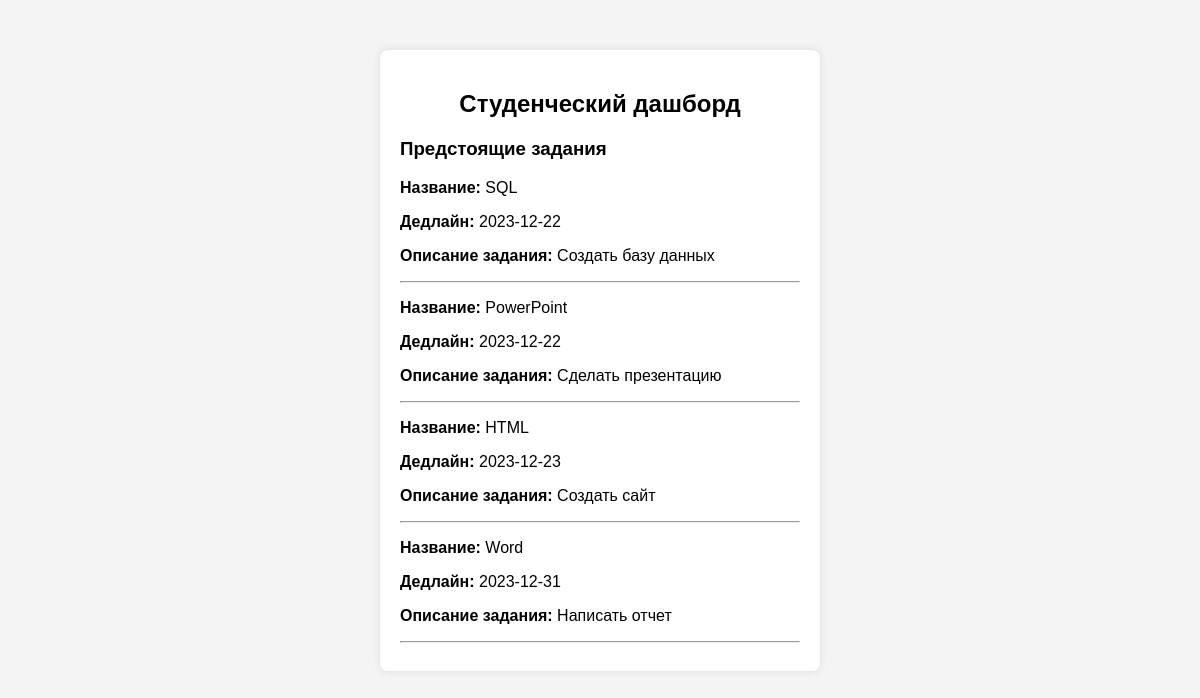
/Student_Dash.php, run on the app's committed database.
### tables this page shows
CREATE TABLE `assignments` (
  `id` int NOT NULL,
  `title` varchar(100) NOT NULL,
  `deadline` date NOT NULL,
  `description` text NOT NULL
);

### Student_Dash.php (the view, shortened to what this page needs)
<?php
include("./includes/connect.php");
$query = "SELECT * FROM assignments WHERE deadline >= CURDATE() ORDER BY deadline";
$result = $conn->query($query);
?>
<!DOCTYPE html>
<html lang="en">
<?php
        include("./templates/head.php");
?>
<head>
</head>
<body>
    <div class="container">
        <h2>Студенческий дашборд</h2>
        <h3>Предстоящие задания</h3>
        <?php
        if ($result->num_rows > 0) {
            while ($row = $result->fetch_assoc()) {
                echo "<p><strong>Название:</strong> " .$row["title"] . "</p>";
                echo "<p><strong>Дедлайн:</strong> " .$row["deadline"] . "</p>";
                echo "<p><strong>Описание задания:</strong> " .$row["description"] . "</p>";
                echo "<hr>";
            }
        } else {
            echo "Нет предстоящих заданий.";
        }
        ?>
    </div>
</body>
</html>

### Style/style.css (style rules this page uses)
body { font-family: Arial, Helvetica, sans-serif; background-color: #f4f4f4; }
.container { max-width: 400px; margin: 50px auto; background: #fff; padding: 20px; border-radius: 8px; box-shadow: 0 0 10px rgba(0, 0, 0, 0.1); }
h2 { text-align: center; }

### data on the page
assignments: title "SQL", deadline "2023-12-22", description "Создать базу данных"
assignments: title "PowerPoint", deadline "2023-12-22", description "Сделать презентацию"
assignments: title "HTML", deadline "2023-12-23", description "Создать сайт"
assignments: title "Word", deadline "2023-12-31", description "Написать отчет"
